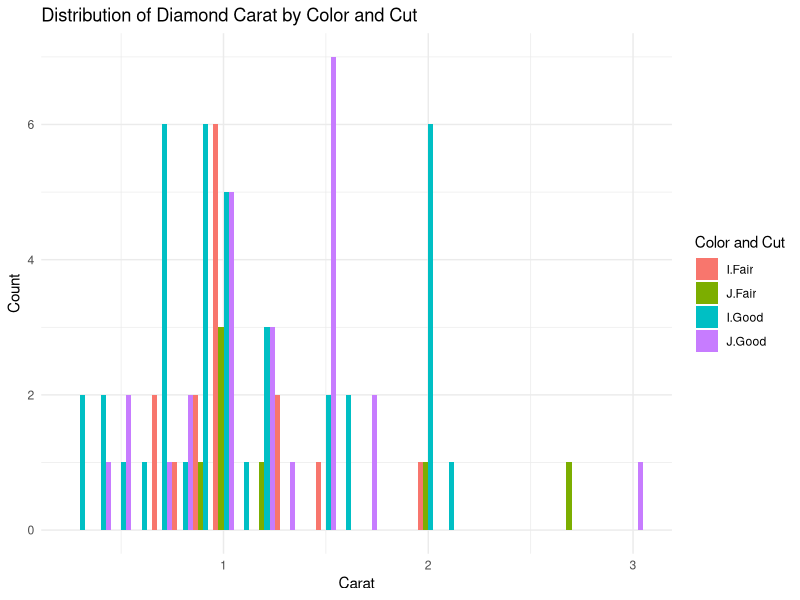
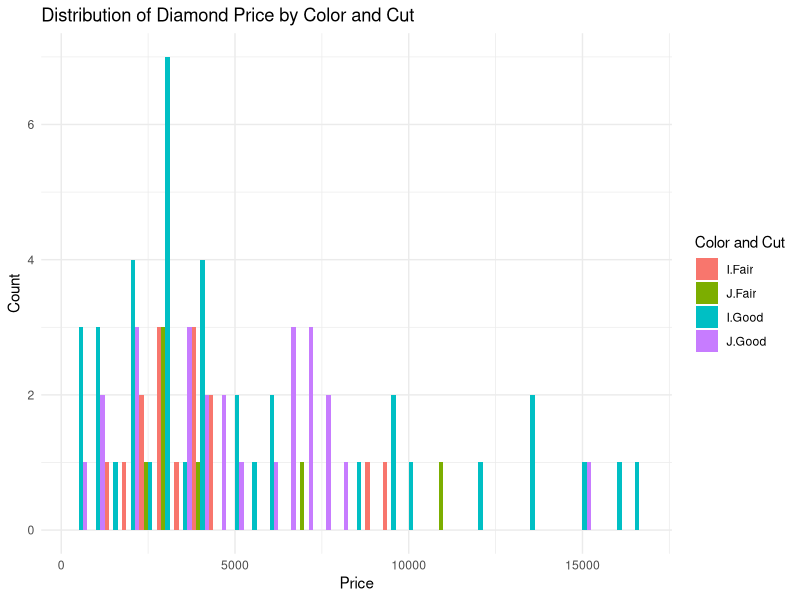

R code for these plots, in order:
library(dplyr)
library(ggplot2)

# Загрузка данных
diamond <- read.csv(file = "rand5.csv", header = TRUE, sep = ",")
str(diamond)
# Вывод размерности до очистки
cat("Размерность до чистки:", dim(diamond), "\n")
head(diamond)

# Удаление пропусков
diamond <- na.omit(diamond)

# Вывод размерности после очистки
cat("Размерность после чистки:", dim(diamond), "\n")
head(diamond)

# Вывод уникальных значений столбца color
unique(diamond$color)

# Пересылаем два последних(два самых худших значения в толбце color)
worst_colors <- unique(diamond$color)[6:7]

# Вывод уникальных значений столбца cut
unique(diamond$cut)

# Пересылаем два последних(два самых худших значения в толбце cut)
worst_cuts <- unique(diamond$cut)[4:5]

# Создаем subset под нужные требования
subset <- diamond[(diamond$cut %in% worst_cuts) & (diamond$color %in% worst_colors), ]

# Считаем все данные указзынные в задании
summary <- data.frame(
  Mean_price = mean(subset$price),
  Var_price = var(subset$price),
  Mean_weight = mean(subset$carat),
  Var_weight = var(subset$carat)
)
summary

# Рисуем графики
ggplot(subset, aes(x = carat, fill = interaction(color, cut))) +
  geom_histogram(binwidth = 0.1, position = "dodge") +
  labs(title = "Distribution of Diamond Carat by Color and Cut",
       x = "Carat",
       y = "Count") +
  scale_fill_discrete(name = "Color and Cut") +
  theme_minimal()


ggplot(subset, aes(x = price, fill = interaction(color, cut))) +
  geom_histogram(binwidth = 500, position = "dodge") +
  labs(title = "Distribution of Diamond Price by Color and Cut",
       x = "Price",
       y = "Count") +
  scale_fill_discrete(name = "Color and Cut") +
  theme_minimal()

